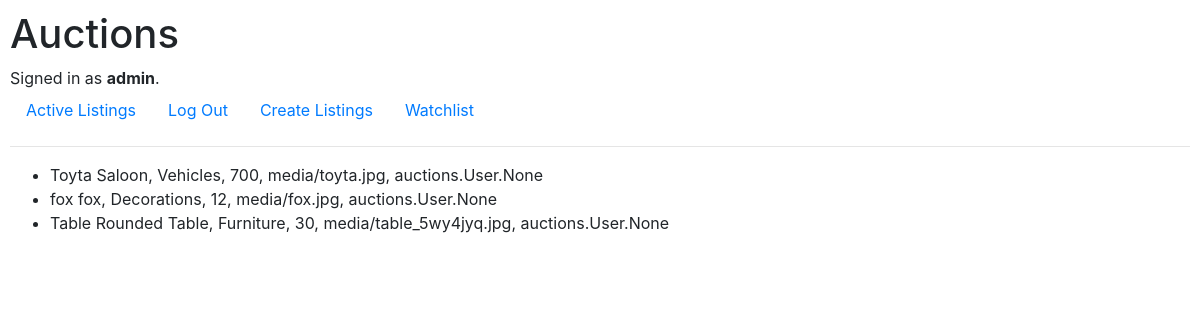
The app's page /watchlist/1 (signed in), older data.
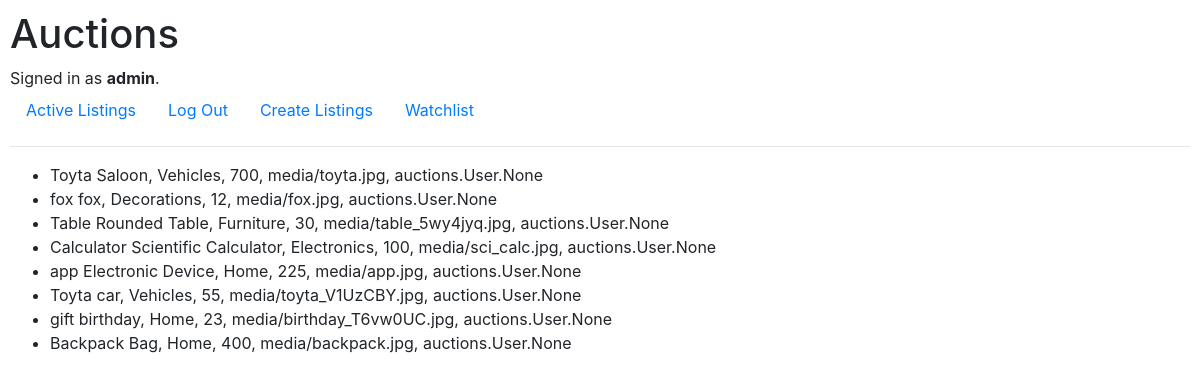
The same page, newer data.
### auctions/models.py (models this page shows)
class Listings(models.Model):
    title = models.CharField(blank=False, max_length=30)
    description = models.CharField(blank=True, max_length=100)
    active = models.BooleanField(null=False)
    picture = models.ImageField(upload_to='media/', null=True, blank= True)
    category = models.ForeignKey(Category, on_delete = models.CASCADE)
    start_bid = models.IntegerField(blank=False, default=1)
    watchlist = models.ManyToManyField(User, blank=True, related_name="watchlist")
    def __str__(self):
        return f"{self.title} {self.description}, {self.category}, {self.start_bid}, {self.picture}, {self.watchlist}"

class Category(models.Model):
    category_name = models.CharField(max_length=64)
    def __str__(self):
        return f"{self.category_name}"

### auctions/views.py (the view)
# urls.py: path("watchlist/<user_id>", views.watchlist, name="watchlist"),
@login_required
def watchlist(request, user_id):
    user = User.objects.get(pk=user_id)
    watchlist = user.watchlist.all()
    return render(request, "auctions/watchlist.html",{
        "user": user,
        "watchlist" : watchlist
    })

### auctions/templates/auctions/watchlist.html
{% extends "auctions/layout.html" %}
{% block body %}
<ul>
    {% for list in watchlist %}
    <li>{{list}}</li>
    {% endfor %}
</ul>
{% endblock %}

Row changes from the older to the newer data that the page shows:
added Listings: title+description+category "Calculator Scientific Calculator, Electronics, 100, media/sci_calc.jpg, auctions.User.None"
now on this page (row edited): Listings: title+description+category "app Electronic Device, Home, 225, media/app.jpg, auctions.User.None"
now on this page (row edited): Listings: title+description+category "Toyta car, Vehicles, 55, media/toyta_V1UzCBY.jpg, auctions.User.None"
now on this page (row edited): Listings: title+description+category "gift birthday, Home, 23, media/birthday_T6vw0UC.jpg, auctions.User.None"
now on this page (row edited): Listings: title+description+category "Backpack Bag, Home, 400, media/backpack.jpg, auctions.User.None"
